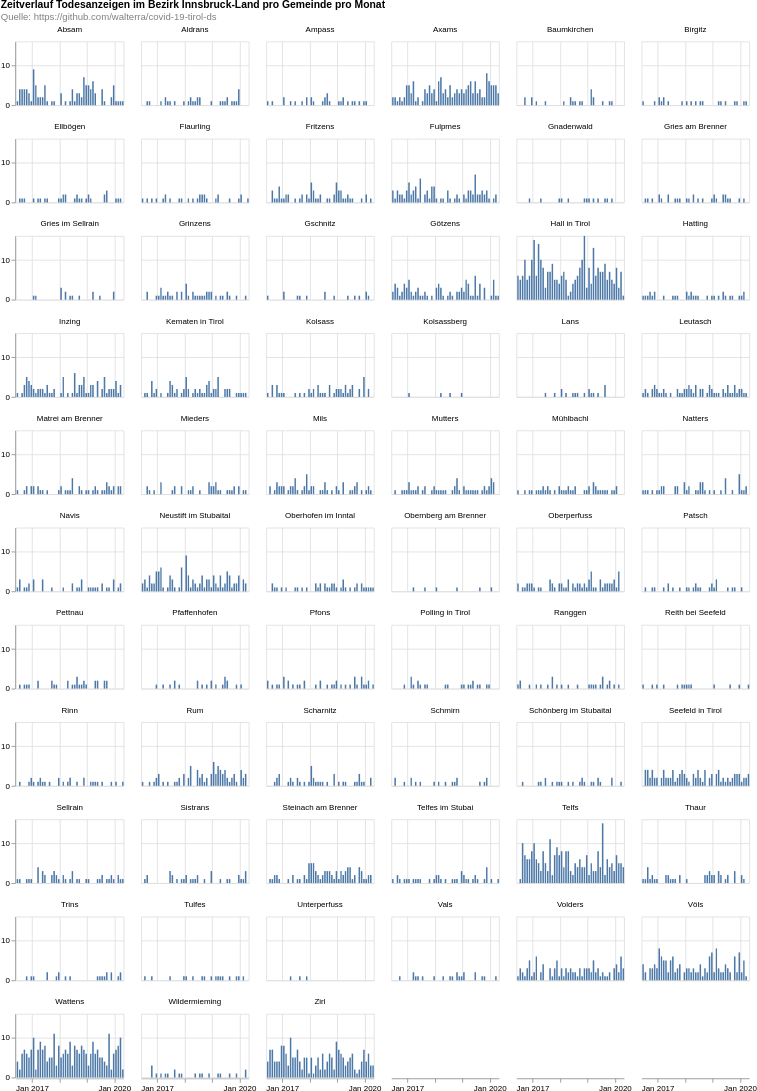

Specify this chart in Vega-Lite:
### Vega-Lite specification from a JSON file in a GitHub repository (floating-point values rounded to 4 significant figures; data arrays with more than 128 entries replaced by an {"elided": "..."} marker saying what was removed)
{"$schema": "https://vega.github.io/schema/vega-lite/v4.8.1.json", "columns": 6, "config": {"view": {"continuousHeight": 300, "continuousWidth": 400}}, "data": {"name": "data-c5e243d182d91e1d97e61a99bfcd5d81"}, "datasets": {"data-c5e243d182d91e1d97e61a99bfcd5d81": {"elided": "3661 records"}}, "facet": {"field": "municipaly", "title": null, "type": "nominal"}, "padding": 0, "spec": {"layer": [{"encoding": {"tooltip": [{"field": "date", "timeUnit": "yearmonth", "type": "temporal"}, {"aggregate": "sum", "field": "count", "type": "quantitative"}], "x": {"field": "date", "timeUnit": "yearmonth", "title": null, "type": "temporal"}, "y": {"aggregate": "sum", "field": "count", "title": null, "type": "quantitative"}}, "height": 80, "mark": "bar", "width": 135}]}, "title": {"color": "black", "subtitle": ["Quelle: https://github.com/walterra/covid-19-tirol-ds"], "subtitleColor": "gray", "text": ["Zeitverlauf Todesanzeigen im Bezirk Innsbruck-Land pro Gemeinde pro Monat"]}}
